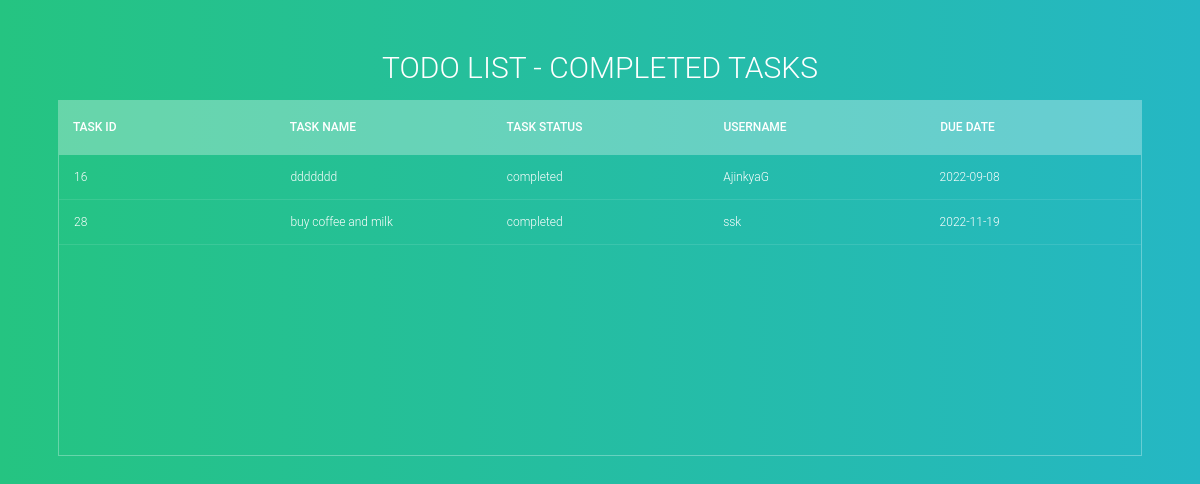
Page /completed on the committed database.
### tables this page shows
CREATE TABLE todo
(tid integer primary key autoincrement,
tname text,
tstatus integer,
uid int,
tdate date);

CREATE TABLE login
       (uID INTeger PRIMARY KEY autoincrement,
       uname TEXT,
       password text, "email" TEXT);

### application.py (the view)
@app.route('/completed')
def completed():
    conn = sqlite3.connect('todo.db')
    c = conn.cursor()
    c.execute("SELECT DATE ('now')")
    a = c.fetchall()
    c.execute("select tid,tname,tstatus,uname,tdate from login,todo where login.uid=todo.uid AND tstatus='completed';")
    completed_task = c.fetchall()
    forwho = 'completed tasks'
    return render_template("make_table.html", items=completed_task, ip=ip, forwho=forwho)

### templates/make_table.html (shortened to what this page needs)
<section>
<h1>Todo List - {{forwho}}</h1>
<div  class="tbl-header">
<table cellpadding="0" cellspacing="0" border="0">
  <thead>
    <tr>
      <th>Task ID</th>
      <th>Task Name</th>
      <th>Task Status</th>
      <th>Username</th>
      <th>due date</th>
    </tr>
  </thead>
</table>
</div>
<div  class="tbl-content">
<table cellpadding="0" cellspacing="0" border="0">
  <tbody>
    {% for item in items %}
    <tr>
        <td>{{item[0]}}</td>
        <td>{{item[1]}}</td>
        <td>{{item[2]}}</td>
        <td>{{item[3]}}</td>
        <td>{{item[4]}}</td>
    </tr>
{% endfor %}
  </tbody>
</table>
</div>
</section>

### templates/make_table.html (style rules this page uses)
h1 { font-size: 30px; color: #fff; text-transform: uppercase; font-weight: 300; text-align: center; margin-bottom: 15px; }
table { width:100%; table-layout: fixed; }
.tbl-header { background-color: rgba(255,255,255,0.3); }
.tbl-content { height:300px; overflow-x:auto; margin-top: 0px; border: 1px solid rgba(255,255,255,0.3); }
th { padding: 20px 15px; text-align: left; font-weight: 500; font-size: 12px; color: #fff; text-transform: uppercase; }
td { padding: 15px; text-align: left; vertical-align:middle; font-weight: 300; font-size: 12px; color: #fff; border-bottom: solid 1px rgba(255,255,255,0.1); }
section { margin: 50px; }

### rows in the picture
todo: tid "16", tname "ddddddd", tstatus "completed", uname "AjinkyaG", tdate "2022-09-08"
todo: tid "28", tname "buy coffee and milk", tstatus "completed", uname "ssk", tdate "2022-11-19"

### other values in the picture
{{ forwho }} "COMPLETED TASKS"
